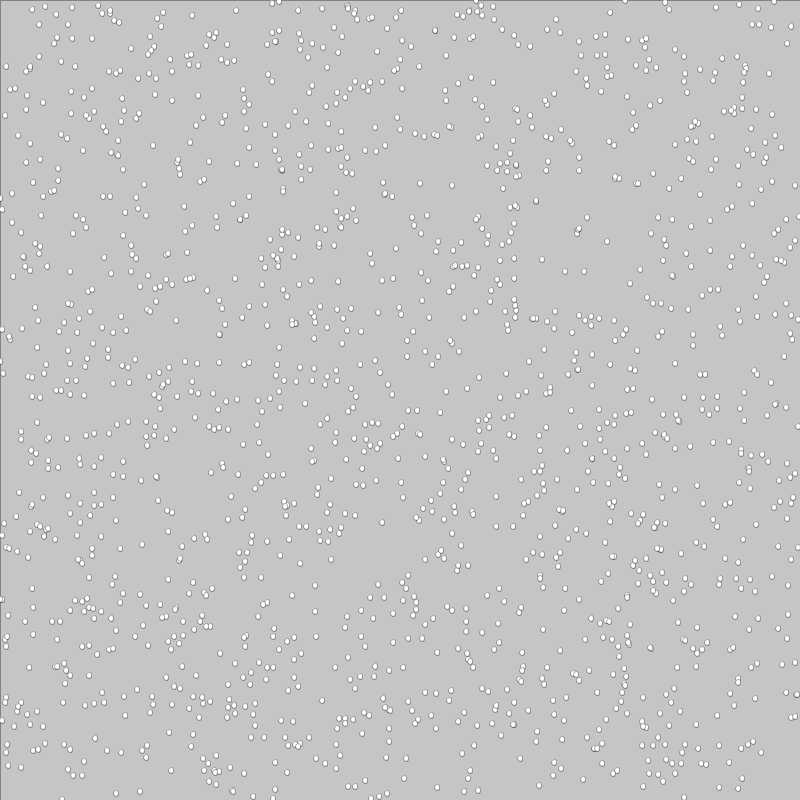
Frame 1 (no input)
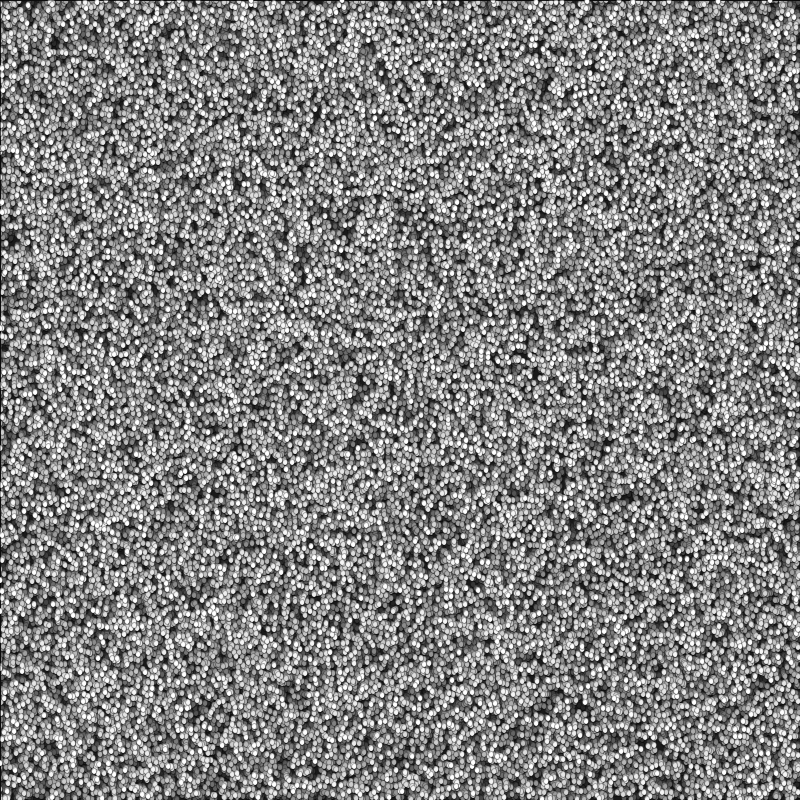
Frame 60 (the mouse pressed at the canvas centre just before this capture)
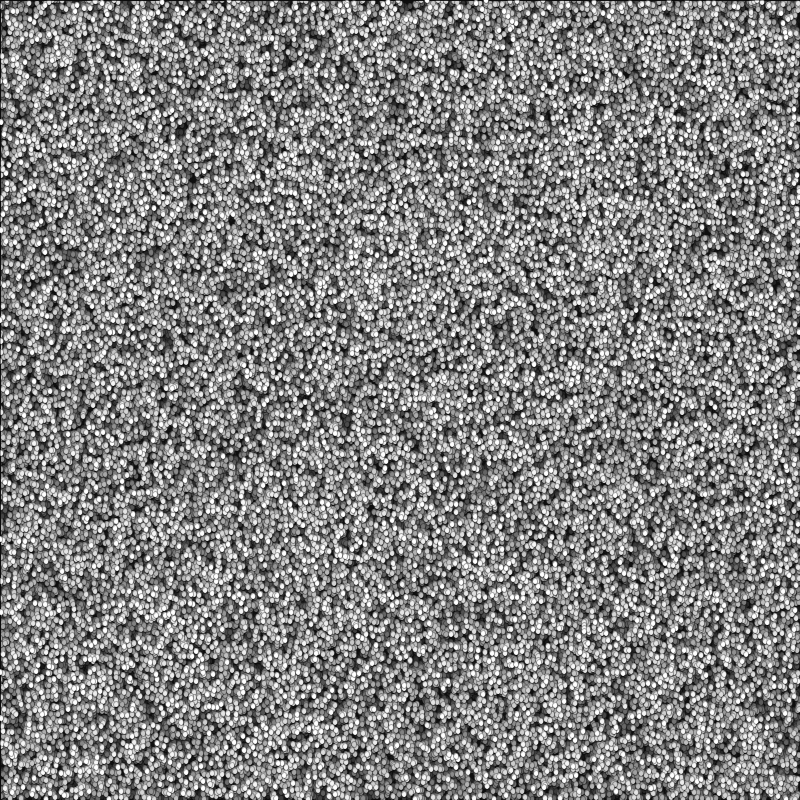
Frame 120 (the mouse held since frame 60 and released just before this capture)

The Processing sketch that drew these frames (run headless with seeded random() and noise(); from frame 60 on, the mouse is pressed at the canvas centre):

// Processing sketch: processing_171017
// ── processing_171017.pde

int a, b;
void setup() {
  size(800, 800);
  stroke(10,90);
}
void draw() {
  //background(0);
  fill(0,9);
  rect(0,0,width, height);
  fill(255);
  for (int i =0; i<1600; i++) {
    a = int(random(width));
    b = int(random(height));
    ellipse(a,b,5,6);
    
  }
}
